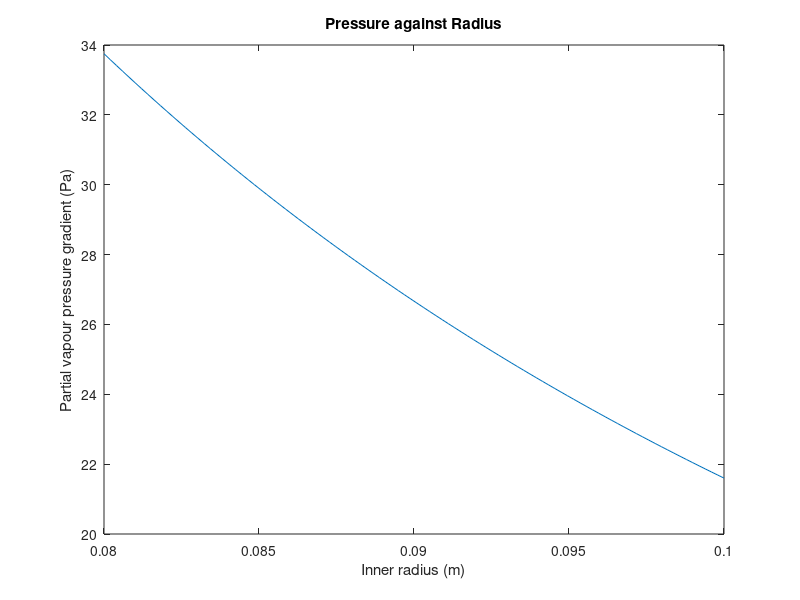
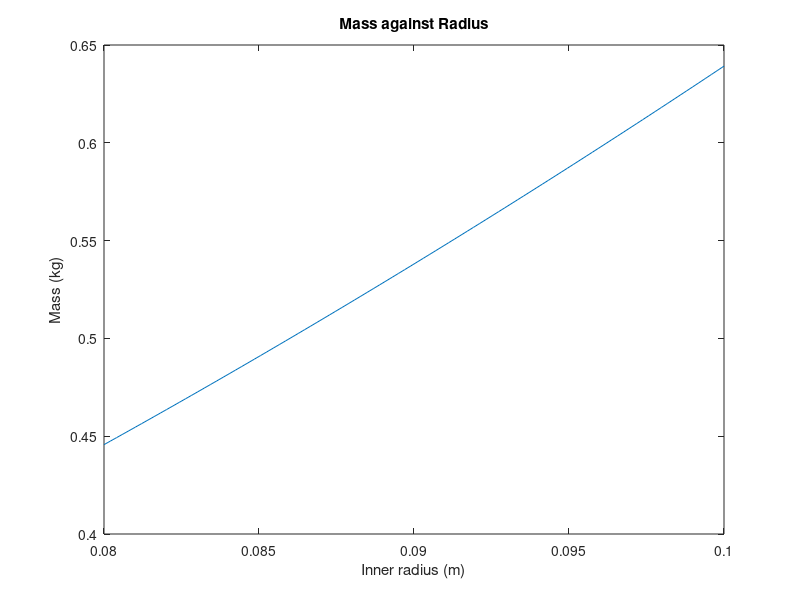

MATLAB code for these plots, in order: (Note: this script raises an error after producing the figures.)
%% This is a MATLAB script
tic
clc
clear

%% Exploration of the problem space

% Relationship between partial vapour pressure and inner radius
M = [];
R = linspace(0.08,0.1);

Re = 1200;      %Reynold's number
nu = 0.001;     %Kinematic viscosity of air
dens_a = 1.2;   %Density of air

M = 0.5*dens_a*((Re*nu)./(2*R)).^2;

figure('Name','Pressure vs Radius','NumberTitle','off')
plot(R,M)
xlabel('Inner radius (m)')
ylabel('Partial vapour pressure gradient (Pa)')
title('Pressure against Radius')


%Relationship between helmet mass and inner radius
M = [];
R = linspace(0.08,0.1);

dens_h = 175;   %Average density across material layers.
th = 0.04;      %Upper bound of thickness

M = dens_h*(2*pi/3)*((R+th).^3 - R.^3);

figure('Name','Mass vs Radius','NumberTitle','off')
plot(R,M)
xlabel('Inner radius (m)')
ylabel('Mass (kg)')
title('Mass against Radius')


%% Single-objective optimisation of heat transfer

% Setting up the variables:
% x(1) is inner radius
% x(2) is helmet velocity
% x(3) is temperature gradient
% x(4) is material thermal conductivity
% x(5) is material thickness

x0 = [0.085,1,10,0.1,0.035];    %initial values
lb=[0.08,0,10,0.12,0.02];       %lower bounds
ub=[0.1,7.5,17,0.44,0.04];      %upper bounds
A =[]; b=[]; Aeq=[]; beq=[];


%% Algorithm 1: Interior-Point

%tic
options1 = optimoptions('fmincon','Algorithm','interior-point','plotfcn','optimplotfval');
[x,fval,ef,output,lambda]=fmincon(@objective,x0,A,b,Aeq,beq,lb,ub,@constraint,options1);
%toc

%Optimum values of each variable:
disp(table(x(1),x(2),x(3),x(4),x(5),'VariableNames',{'Ri', 'v', 'dT', 'k', 'th'}))

%Maximum heat transfer using these new variable values:
disp(['Final Objective Interior-Point: ' num2str(objective(x))])


%% Algorithm 2: SQP

%tic
options2 = optimoptions('fmincon','Algorithm','sqp','plotfcn','optimplotfval');
[x,fval,ef,output,lambda]=fmincon(@objective,x0,A,b,Aeq,beq,lb,ub,@constraint,options2);
%toc

%Optimum values of each variable:
disp(table(x(1),x(2),x(3),x(4),x(5),'VariableNames',{'Ri', 'v', 'dT', 'k', 'th'}))

%Maximum heat transfer using these new variable values:
disp(['Final Objective SQP: ' num2str(objective(x))])


%% Algorithm 3: Active-Set

%tic
options3 = optimoptions('fmincon','Algorithm','active-set','plotfcn','optimplotfval');
[x,fval,ef,output,lambda]=fmincon(@objective,x0,A,b,Aeq,beq,lb,ub,@constraint,options3);
%toc

%Optimum values of each variable:
disp(table(x(1),x(2),x(3),x(4),x(5),'VariableNames',{'Ri', 'v', 'dT', 'k', 'th'}))

%Maximum heat transfer using these new variable values:
disp(['Final Objective Active-Set: ' num2str(objective(x))])


%% Algorithm 4: Global Search

rng default

%tic
problem = createOptimProblem('fmincon','x0',x0,'objective',@objective,'nonlcon',@constraint,'lb',lb,'ub',ub);
x = run(GlobalSearch,problem);
%toc

%Optimum values of each variable:
disp(table(x(1),x(2),x(3),x(4),x(5),'VariableNames',{'Ri', 'v', 'dT', 'k', 'th'}))

%Maximum heat transfer using these variable values:
disp(['Final Objective Global Search: ' num2str(objective(x))])

toc


%% Objective Function & Non-linear Constraints

function f=objective(x)

Re = 2100;      %Reynold's number
nu = 0.001;     %kinematic viscosity of air
dens_a = 1.2;   %density of air

vel_a = (Re*nu)/(2*x(1));       %air velocity
delP = 0.5*dens_a*(vel_a)^2;    %pressure gradient

%Heat transfer through convection:
q_cv = ((2*pi*(x(1))^2)*(10.45-(x(2)^2)+10*(x(2)^0.5))*x(3));

%Heat transfer through evaporation:
q_ev = ((2*pi*(x(1))^2)*16.5*(10.45-(x(2)^2)+10*(x(2)^0.5))*delP);

%Heat transfer through conduction:
q_cd = ((x(4)*(2*pi*(x(1))^2)*x(3))/x(5));

%Maximise total heat transfer (negative null):
f = -(q_cv + q_ev + q_cd);

end

function [c, ceq] = constraint(x)

Re = 2100;
nu = 0.001;
dens_a = 1.2;

ceq = [];
c = x(2)-(Re*nu)/(2*x(1))-3;

end
